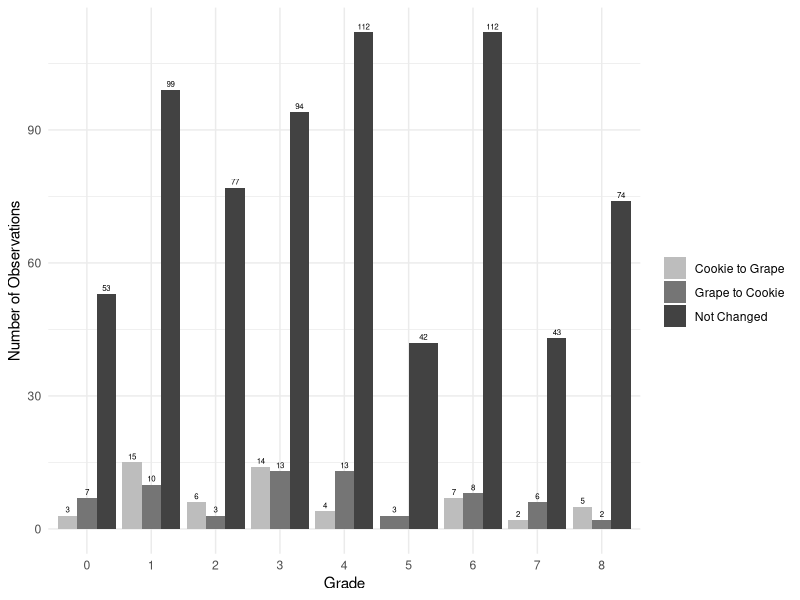
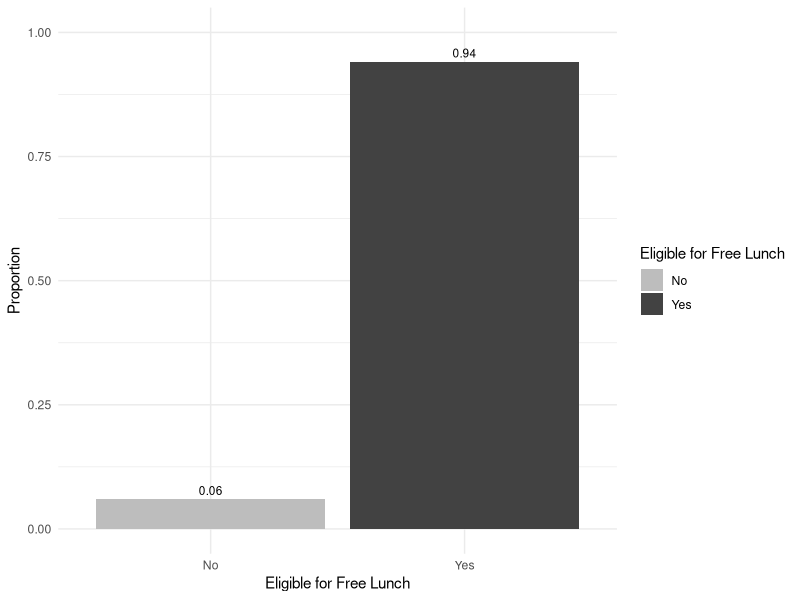
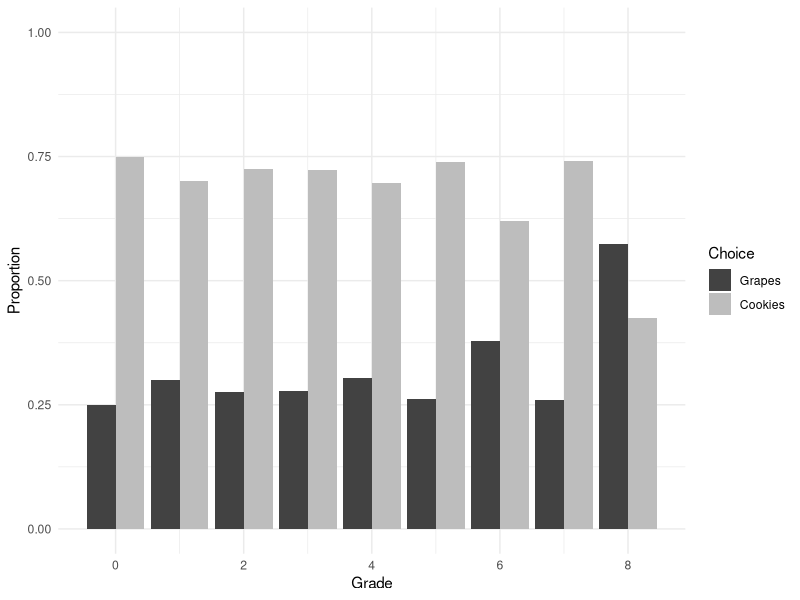
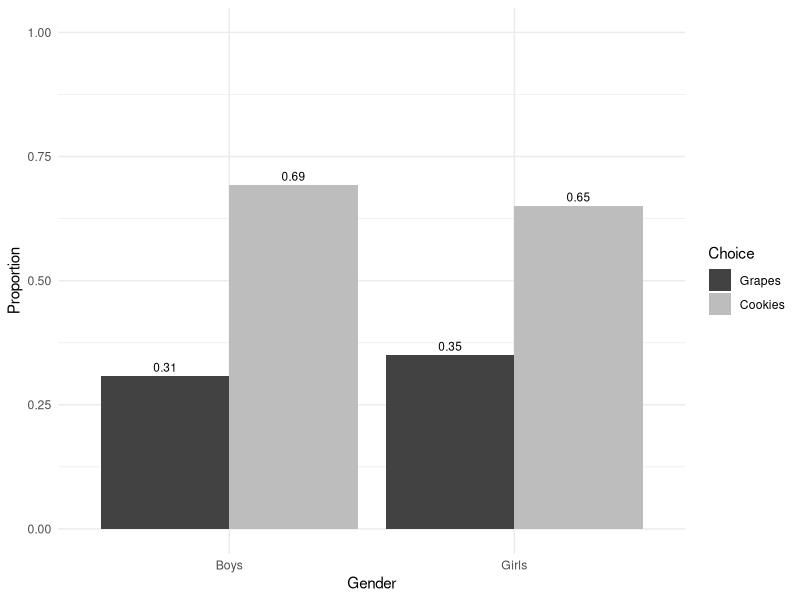

Recreate these plots in R, in order. (Note: this script raises an error after producing the figures.)
## ---- chunk 1
#| echo: false
#| include: false
#| warning: false
#| message: false

library(tidyverse)
library(knitr)
library(kableExtra)
library(ggplot2)
library(dplyr)
## ---- chunk 2
#| echo: false
#| include: true
#| warning: false
#| label: tbl-table1
#| tbl-cap: "Summary statistics for the four different observation groups: public and 0% of the card deck is incentivized, public and 50% of the card deck is incentivized where the student is not incentivized, public and 50% of the card deck is incentivized where the student is incentivized, and public and 100% of the card deck is incentivized"


sum_table_wide <-
  read_csv(
    file = "../data/sum_table_wide.csv",
    show_col_types = FALSE
  )

sum_table_final <-
    sum_table_wide |>
      as_tibble() |>
      mutate(state = rownames(sum_table_wide)) |>
      select(Group, Observations, table_size, male, grade, black, hispanic, free)

sum_table_final |>
  kable(
    col.names = c('Group', 'Observations', 'Table Size', 'Percent of boys', 'Grade', 'Black', 'Hispanic', 'Free Lunch'),
    digits = 3
  )

## ---- chunk 3
#| echo: false
#| warning: false
#| label: fig-foodChoices
#| fig-cap: "Students food choices from stage G1 to G2 comparing grape to cookie, cookie to grape, or no change."

food_choices <-
  read_csv(
    file = "../data/food_choices.csv",
    show_col_types = FALSE
  )

# Create a bar plot
ggplot(food_choices, aes(x = as.factor(grade), fill = Switched)) +
  geom_bar(position = "dodge") +
  geom_text(
    aes(label = after_stat(count)),
    stat = "count",
    position = position_dodge(width = 0.9),
    vjust = -0.5, # Adjust the vertical position of the labels
    color = "black",
    size = 2
  ) +
  labs(x = "Grade",
       y = "Number of Observations",
       fill = " ") +
  scale_fill_manual(values = c("Cookie to Grape" = '#BDBDBD',"Grape to Cookie" = '#757575', "Not Changed" = '#424242')) +
  scale_x_discrete(breaks = as.character(0:8)) +
  theme_minimal()

## ---- chunk 4
#| echo: false
#| include: true
#| warning: false
#| label: fig-lunchStatus
#| fig-cap: "Comparing incentivized students choosing grapes if they are eligible or not eligable for the free lunch program"

# Filter data for incentivized students whose grape2 choice was 1
incentivized_grapes <- food_choices |>
  filter(incentive == 1 & grape2 == 1)

# Calculate proportions
proportions <- incentivized_grapes |>
  group_by(free) |>
  summarise(Proportion = n() / nrow(incentivized_grapes))

# Create the bar graph
ggplot(proportions, aes(x = factor(free), y = Proportion, fill = factor(free))) +
  geom_bar(stat = "identity") +
  geom_text(aes(label = round(Proportion, 2)), 
            position = position_dodge(width = 0.9), 
            vjust = -0.5, # Adjust the vertical position of the labels
            color = "black",
            size = 3) +
  labs(x = "Eligible for Free Lunch",
       y = "Proportion",
       fill = "Eligible for Free Lunch") +
  scale_fill_manual(values = c('#BDBDBD', '#424242'), labels = c("No", "Yes")) +
  scale_x_discrete(labels = c("0" = "No", "1" = "Yes")) +  # Adjust x-axis labels  
  scale_y_continuous(limits = c(0, 1)) +  # Set y-axis limits  
  theme_minimal()

## ---- chunk 5
#| echo: false
#| include: true
#| warning: false
#| label: fig-grade
#| fig-cap: "Comparing incentivized students choosing grapes or cookies by the students grade"

# Filter data for incentivized students
incentivized_students <- food_choices |>
  filter(incentive == 1)

# Calculate proportions of students choosing grapes and cookies for each grade
proportions <- incentivized_students |>
  group_by(grade) |>
  summarise(
    grapes_proportion = mean(grape2 == 1),
    cookies_proportion = mean(grape2 == 0)
  )

# Reshape the data from wide to long format for plotting
proportions_long <- proportions |>
  tidyr::pivot_longer(cols = c(grapes_proportion, cookies_proportion),
                      names_to = "choice",
                      values_to = "proportion")

# Create the bar chart
ggplot(proportions_long, aes(x = grade, y = proportion, fill = choice)) +
  geom_bar(stat = "identity", position = "dodge") +
  labs(x = "Grade",
       y = "Proportion",
       fill = "Choice") +
  scale_fill_manual(values = c("grapes_proportion" = '#BDBDBD', "cookies_proportion" = '#424242'),
                    labels = c("Grapes", "Cookies")) +
  ylim(0,1) +
  theme_minimal()

## ---- chunk 6
#| echo: false
#| include: true
#| warning: false
#| label: fig-gender
#| fig-cap: "Comparing incentivized students choosing grapes or cookies by the students gender"

# Filter data for incentivized students
incentivized_students <- food_choices |>
  filter(incentive == 1)

# Calculate proportions of students choosing grapes and cookies for each gender
proportions <- incentivized_students |>
  group_by(male) |>
  summarise(
    grapes_proportion = mean(grape2 == 1),
    cookies_proportion = mean(grape2 == 0)
  )

# Normalize proportions to ensure they sum up to 1 for each gender
proportions <- proportions |>
  mutate(
    total_proportion = grapes_proportion + cookies_proportion,
    grapes_proportion = grapes_proportion / total_proportion,
    cookies_proportion = cookies_proportion / total_proportion
  )

# Reshape the data from wide to long format for plotting
proportions_long <- proportions |>
  tidyr::pivot_longer(cols = c(grapes_proportion, cookies_proportion),
                      names_to = "choice",
                      values_to = "proportion")

# Rename gender values for better visualization
proportions_long$male <- ifelse(proportions_long$male == 1, "Boys", "Girls")

# Create the bar graph
ggplot(proportions_long, aes(x = male, y = proportion, fill = choice)) +
  geom_bar(stat = "identity", position = "dodge") +
  geom_text(aes(label = round(proportion, 2)), # Display proportion rounded to 2 decimal places
            position = position_dodge(width = 0.9), 
            vjust = -0.5, # Adjust the vertical position of the labels
            color = "black",
            size = 3) +
  labs(x = "Gender",
       y = "Proportion",
       fill = "Choice") +
  scale_fill_manual(values = c("grapes_proportion" = '#BDBDBD', "cookies_proportion" = '#424242'),
                    labels = c("Grapes", "Cookies")) +
  ylim(0,1) +
  theme_minimal()

## ---- chunk 7
#| echo: false
#| include: true
#| warning: false
#| label: fig-publicNoIncentive
#| fig-cap: "Comparing the proportion of students in the public group who recieved no incentive and whether or not they stayed with their initil choice of cookie or grape or if they switched."

public_incentives <- food_choices|>
  filter(table_incentive_pr == 0)

num_samples <- length(public_incentives$Stayed)

public_incentives <- public_incentives|>
  group_by(Stayed)|>
  summarise(prop = length(Stayed)/num_samples)

# Create the bar graph
ggplot(public_incentives, aes(x = Stayed, y = prop, fill = Stayed)) +
  geom_col() +
  geom_text(aes(label = round(prop, 2)), 
            position = position_dodge(width = 0.9), 
            vjust = -0.5, # Adjust the vertical position of the labels
            color = "black",
            size = 3) +
  labs(x = "Choice",
       y = "Proportion") +
  scale_fill_manual(values = c("Changed" = '#BDBDBD', "Stayed Cookie" = '#757575', "Stayed Grape" = '#424242')) +
  ylim(0,0.5) +
  theme_minimal()

## ---- chunk 8
#| echo: false
#| include: true
#| warning: false
#| label: fig-publicIncentive
#| fig-cap: "Comparing the proportion of students in the public group who recieved an incentive and whether or not they stayed with their initil choice of cookie or grape or if they switched."

public_no_incentives <- food_choices|>
  filter(table_incentive_pr == 1)

num_samples <- length(public_no_incentives$Stayed)

public_no_incentives <- public_no_incentives|>
  group_by(Stayed)|>
  summarise(prop = length(Stayed)/num_samples)

# Create the bar graph
ggplot(public_no_incentives, aes(x = Stayed, y = prop, fill = Stayed)) +
  geom_col() +
    geom_text(aes(label = round(prop, 2)), 
            position = position_dodge(width = 0.9), 
            vjust = -0.5, # Adjust the vertical position of the labels
            color = "black",
            size = 3) +
  labs(x = "Choice",
       y = "Proportion") +
  scale_fill_manual(values = c("Changed" = '#BDBDBD', "Stayed Cookie" = '#757575', "Stayed Grape" = '#424242')) +
  ylim(0,0.6) +
  theme_minimal()
